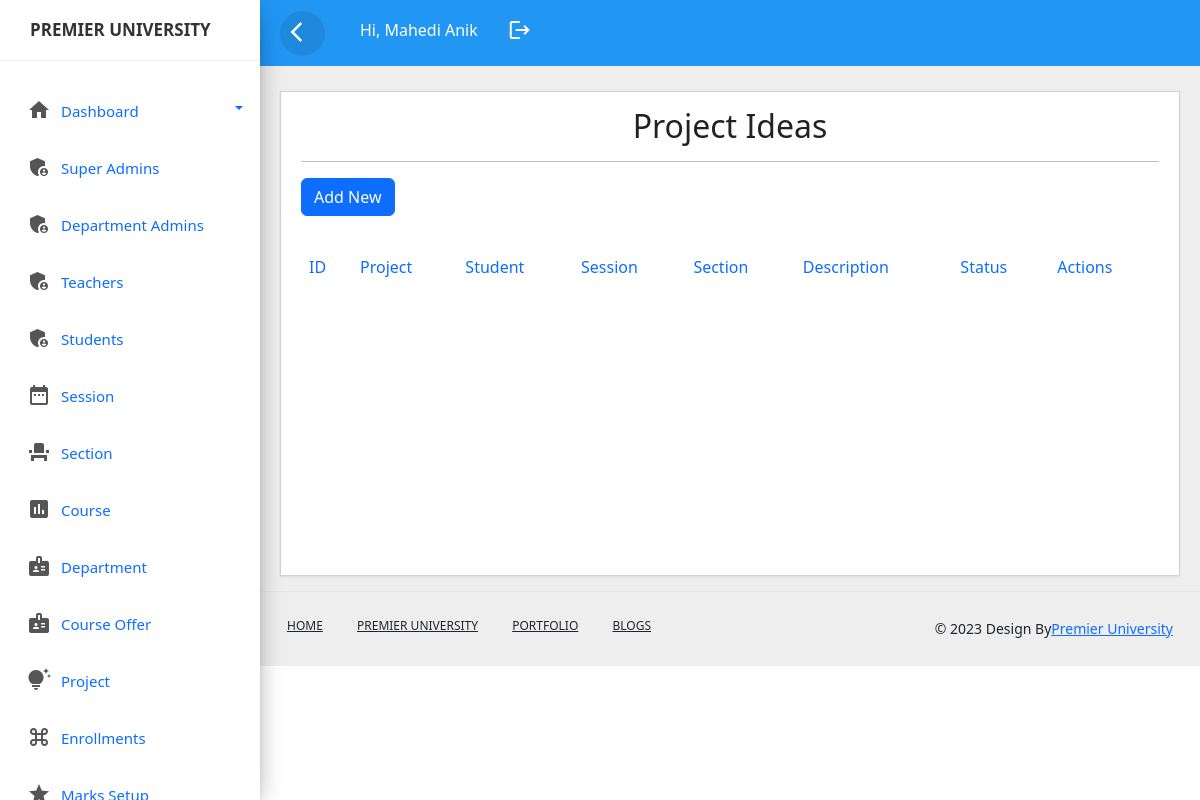
Page /project.php (signed in) on the earlier database version.
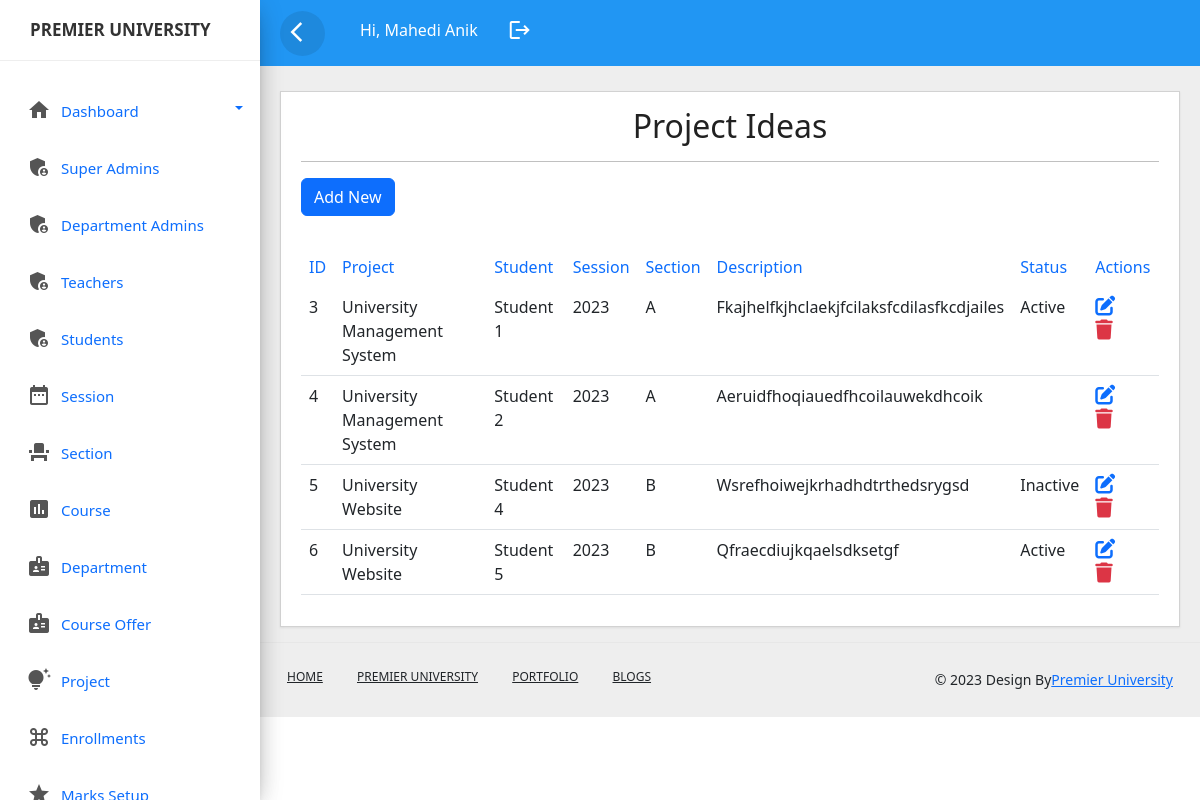
Same page on the later database version.
### tables this page shows
CREATE TABLE `projectidea` (
  `projectideaid` int(11) NOT NULL,
  `project` varchar(200) NOT NULL,
  `studentid` int(11) NOT NULL,
  `status` varchar(10) NOT NULL,
  `sessionid` int(11) DEFAULT NULL,
  `sectionid` int(11) DEFAULT NULL,
  `description` varchar(255) DEFAULT NULL
);

CREATE TABLE `users` (
  `id` int(11) NOT NULL,
  `name` varchar(100) NOT NULL,
  `username` varchar(100) NOT NULL,
  `password` varchar(100) NOT NULL,
  `role` varchar(100) NOT NULL,
  `created` timestamp NOT NULL DEFAULT current_timestamp() ON UPDATE current_timestamp(),
  `email` varchar(100) NOT NULL,
  `address` varchar(50) DEFAULT NULL,
  `sessionid` int(11) DEFAULT NULL,
  `sectionid` int(11) DEFAULT NULL,
  `courseid` int(11) DEFAULT NULL,
  `departmentid` int(11) DEFAULT NULL,
  `status` varchar(10) DEFAULT NULL,
  `mobile` varchar(100) NOT NULL
);

CREATE TABLE `session` (
  `sessionid` int(11) NOT NULL,
  `session` varchar(50) NOT NULL,
  `courseid` int(11) DEFAULT NULL
);

CREATE TABLE `section` (
  `sectionid` int(11) NOT NULL,
  `sessionid` varchar(30) NOT NULL,
  `sectionname` varchar(30) NOT NULL,
  `departmentid` int(11) DEFAULT NULL
);

### project.php (the view, shortened to what this page needs)
<?php include_once('header.php');?>
<?php include_once('sidebar.php');?>
<?php include_once('top-header.php');?>
<!DOCTYPE html>
<html lang="en">
<head>
	<link rel="stylesheet" href="css/style.css">
 <link href="https://cdn.jsdelivr.net/npm/bootstrap@5.2.3/dist/css/bootstrap.min.css" rel="stylesheet">
 <link rel="stylesheet" href="https://cdnjs.cloudflare.com/ajax/libs/font-awesome/6.4.0/css/all.min.css" />
</head>
<body>
	<div class="main-content">
		<div class="row">
			<div class="col-lg-12 col-md-12">
				<div class="card" style="min-height:485px">
					<div class="card-header card-header-text">
						<h2 class="card-title" style="text-align: center;">Project Ideas</h2>
						<hr>
						<a href="add_project.php" class="btn btn-primary mb-3">Add New</a>
					</div>
					<div class="card-content table-responsive">
						<table class="table table-hover">
							<thead class="text-primary">
								<tr><th>ID</th>
									<th>Project</th>
									<th>Student</th>
									<th>Session</th>
									<th>Section</th>
									<th>Description</th>
									<th>Status</th>
									<th>Actions</th>
								</tr>
							</thead>
							<tbody>
								<?php
									@include 'config.php';
									$query=mysqli_query($conn,"SELECT * from projectidea LEFT JOIN users on projectidea.studentid=users.id left join session on projectidea.sessionid=session.sessionid left join section on projectidea.sectionid=section.sectionid ");
									while($row=mysqli_fetch_array($query)){
									?>
									<tr>
										<td><?php echo ucwords($row['projectideaid']); ?></td>
										<td><?php echo ucwords($row['project']); ?></td>
										<td><?php echo ucwords($row['name']); ?></td>
										<td><?php echo ucwords($row['session']); ?></td>
										<td><?php echo ucwords($row['sectionname']); ?></td>
										<td><?php echo ucwords($row['description']); ?></td>
										<td><?php echo ucwords($row['status']); ?></td>
										<td>
											 <a href="edit_project.php?id=<?php echo $row['projectideaid'] ?>&userid=<?php echo $row['studentid'] ?>&status=<?php echo $row['status'] ?>&sessionid=<?php echo $row['sessionid'] ?>&sectionid=<?php echo $row['sectionid'] ?>" ><i class="fa-solid fa-pen-to-square fs-5 me-3"></i></a>
             <a href="delete_project.php?id=<?php echo $row['projectideaid'] ?>" class="link-danger"><i class="fa-solid fa-trash fs-5"></i></a>
										</td>
									</tr>
									<?php
									}
								?>
							</tbody>
						</table>
					</div>
				</div>
			</div>
		</div>
	</div>
		</body>
		<?php include_once('footer.php');?>
		</html>

Differences in the rows shown:
added projectidea: projectideaid "3", project "University Management System", users.name "Student 1", sessionid.session "2023", sectionid.sectionname "A", description "Fkajhelfkjhclaekjfcilaksfcdilasfkcdjailes", users.status "Active"
added projectidea: projectideaid "4", project "University Management System", users.name "Student 2", sessionid.session "2023", sectionid.sectionname "A", description "Aeruidfhoqiauedfhcoilauwekdhcoik"
added projectidea: projectideaid "5", project "University Website", users.name "Student 4", sessionid.session "2023", sectionid.sectionname "B", description "Wsrefhoiwejkrhadhdtrthedsrygsd", users.status "Inactive"
added projectidea: projectideaid "6", project "University Website", users.name "Student 5", sessionid.session "2023", sectionid.sectionname "B", description "Qfraecdiujkqaelsdksetgf", users.status "Active"
